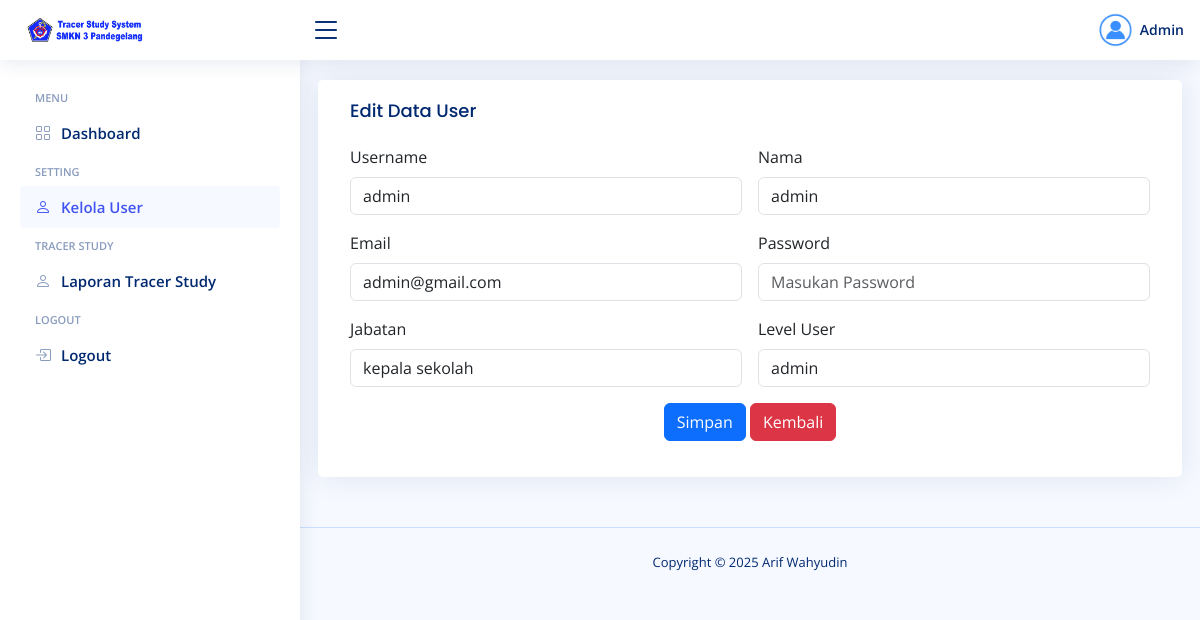
/admin/dashboard/?menu=edit-user&id_user=1 (signed in), run on the app's committed database.
### tables this page shows
CREATE TABLE `user` (
  `id_user` int NOT NULL AUTO_INCREMENT,
  `username` varchar(50) NOT NULL,
  `nama` varchar(100) DEFAULT NULL,
  `jabatan` varchar(100) DEFAULT NULL,
  `level` varchar(100) DEFAULT NULL,
  `email` varchar(100) NOT NULL,
  `password` varchar(255) NOT NULL,
  `foto_profil` varchar(100) DEFAULT NULL,
  `created_at` timestamp NOT NULL DEFAULT CURRENT_TIMESTAMP,
  `updated_at` timestamp NOT NULL DEFAULT CURRENT_TIMESTAMP ON UPDATE CURRENT_TIMESTAMP,
  PRIMARY KEY (`id_user`),
  UNIQUE KEY `username` (`username`),
  UNIQUE KEY `email` (`email`)
);

### db/db_koneksi.php (called while the page is built, shortened)
<?php
class db_koneksi
{
    private $koneksi;
    function __construct()
    {
        $server = '103.84.207.118';
        $username = 'tracerstudy';
        $password = 'TracerStudy12345*';
        $database = 'tracer_study';
        $this->koneksi = new mysqli($server, $username, $password, $database);
    }
    function select_user($id)
    {
        $stmt = $this->koneksi->prepare("SELECT * FROM user WHERE id_user = ?");
        $stmt->bind_param("i", $id);
        $stmt->execute();
        $result = $stmt->get_result();
        return $result->fetch_assoc();
    }
}

### admin/dashboard/users/edit-user.php (the view, shortened to what this page needs)
<?php
$id = $_GET['id_user'];
$data = $con->select_user($id);
?>
<div class="card">
    <div class="card-body">
        <h5 class="card-title">Edit Data User</h5>
        <form class="row g-3" method="post" action="users/proses/proses-edit-user.php?id=<?= $id ?>">
            <div class="col-md-6">
                <label for="username" class="form-label">Username</label>
                <input type="text" class="form-control" id="username" name="username" maxlength="30"
                    value="<?php echo $data['username'] ?>">
            </div>
            <div class="col-md-6">
                <label for="nama" class="form-label">Nama</label>
                <input type="text" class="form-control" id="nama" name="nama" value="<?php echo $data['nama'] ?>"
                    maxlength="50" pattern="^[A-Za-z ]+$" required>
            </div>
            <div class="col-md-6">
                <label for="email" class="form-label">Email</label>
                <input type="email" class="form-control" id="email" name="email" maxlength="30"
                    value="<?php echo $data['email'] ?>" required>
            </div>
            <div class="col-md-6">
                <label for="password" class="form-label">Password</label>
                <input type="password" class="form-control" id="password" maxlength="50" name="password"
                    placeholder="Masukan Password">
            </div>
            <div class="col-md-6">
                <label for="jabatan" class="form-label">Jabatan</label>
                <input type="text" class="form-control" id="jabatan" name="jabatan" maxlength="30"
                    value="<?php echo $data['jabatan'] ?>" required>
            </div>
            <div class="col-md-6">
                <label for="level" class="form-label">Level User</label>
                <select class="form-control <?php echo isset($_SESSION['gagal']) ? 'is-invalid' : ''; ?>" name="level"
                    id="level">
                    <?php
                    $levels = ['admin', 'operator'];
                    foreach ($levels as $level1) {
                        $selected = isset($data['level']) && $data['level'] == $level1 ? 'selected' : '';
                        echo '<option value="' . $level1 . '" ' . $selected . '>' . $level1 . '</option>';
                    }
                    ?>
                </select>
            </div>
            <div class="text-center">
                <button type="submit" class="btn btn-primary" name="edit" value="edit">Simpan</button>
                <a class="btn btn-danger" href="?menu=data-user">Kembali</a>
            </div>
        </form>
    </div>
</div>

### admin/dashboard/layouts/header.php (shortened to what this page needs)
<?php
$id = $_SESSION['id_user'];
$data = $con->select_user($id);
?>
<header id="header" class="header fixed-top d-flex align-items-center">
  <div class="d-flex align-items-center justify-content-between">
    <a href="index.php" class="logo d-flex align-items-center">
      <span><img src="../../assets/img/logo_header.png" alt="" width="100%"> </span>
    </a>
    <i class="bi bi-list toggle-sidebar-btn"></i>
  </div>
  <nav class="header-nav ms-auto">
    <ul class="d-flex align-items-center">
      <li class="nav-item dropdown pe-3">
        <a class="nav-link nav-profile d-flex align-items-center pe-0" href="#" data-bs-toggle="dropdown">
          <?php
          if ($_SESSION['foto_profil'] == null) {
            echo '
                        <img src="../../assets/img/users/default.png" alt="Foto-Profile" class="rounded-circle">
                        <span class="ms-1 d-none d-md-inline-block">
                            ' . ucfirst($_SESSION['username']) . '<i class="mdi mdi-chevron-down"></i>
                        </span>';
          } else {
            echo '
                      <img src="../../assets/img/users/' . $data['foto_profil'] . '" alt="Foto-Profile" class="rounded-circle">
                      <span class="ms-1 d-none d-md-inline-block">
                          ' . ucfirst($_SESSION['username']) . '<i class="mdi mdi-chevron-down"></i>
                      </span>';
          }
          ?>
        </a>
      </li>
    </ul>
  </nav>
</header>

### assets/css/style.css (style rules this page uses)
:root { scroll-behavior: smooth; }
body { font-family: "Open Sans", sans-serif; background: #f6f9ff; color: #444444; }
a { color: #4154f1; text-decoration: none; }
h1, h2, h3, h4, h5, h6 { font-family: "Nunito", sans-serif; }
.card { margin-bottom: 30px; border: none; border-radius: 5px; box-shadow: 0px 0 30px rgba(1, 41, 112, 0.1); }
.card-title { padding: 20px 0 15px 0; font-size: 18px; font-weight: 500; color: #012970; font-family: "Poppins", sans-serif; }
.card-body { padding: 0 20px 20px 20px; }
.logo { line-height: 1; }
@media (min-width: 1200px) { .logo { width: 280px; } }
.logo img { max-height: 26px; margin-right: 6px; }
.logo span { font-size: 26px; font-weight: 700; color: #012970; font-family: "Nunito", sans-serif; }
.header { transition: all 0.5s; z-index: 997; height: 60px; box-shadow: 0px 2px 20px rgba(1, 41, 112, 0.1); background-color: #fff; padding-left: 20px; }
.header .toggle-sidebar-btn { font-size: 32px; padding-left: 10px; cursor: pointer; color: #012970; }
.header-nav ul { list-style: none; }
.header-nav>ul { margin: 0; padding: 0; }
.header-nav .nav-profile { color: #012970; }
.header-nav .nav-profile img { max-height: 36px; }
.header-nav .nav-profile span { font-size: 14px; font-weight: 600; }

### data on the page
user: foto_profil (placeholder picture), username "admin", nama "admin", email "admin@gmail.com", jabatan "kepala sekolah"

### other printed values
$_SESSION['username'] "Admin"
form field level "admin"
